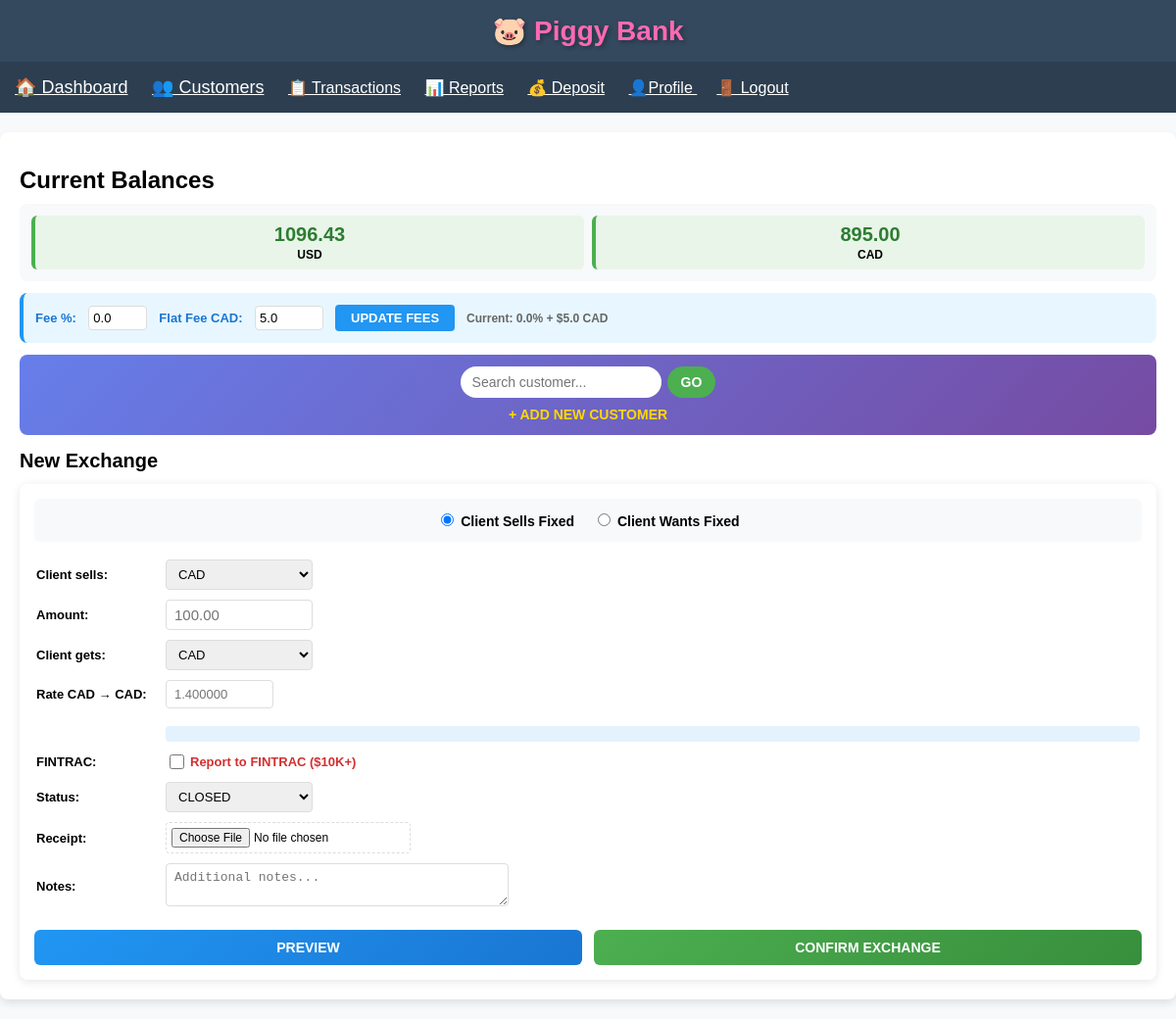
Screenshot of / (signed in) with the database file from the repository.
### app.py (models this page shows)
class Transaction(db.Model):
    id = db.Column(db.Integer, primary_key=True, autoincrement=True)  # AUTO
    tx_ref = db.Column(db.String(11), unique=True, nullable=False, index=True)  # DISPLAY ID
    date = db.Column(db.DateTime, default=datetime.utcnow)
    from_currency = db.Column(db.String(3), nullable=False)
    to_currency = db.Column(db.String(3), nullable=False)
    from_amount = db.Column(db.Float, nullable=False)
    to_amount = db.Column(db.Float, nullable=False)
    exchange_rate = db.Column(db.Float, nullable=False)
    notes = db.Column(db.Text, nullable=True)
    is_fintrac = db.Column(db.Boolean, default=False)
    client_id = db.Column(db.Integer, db.ForeignKey('client.id'), nullable=False)
    receipt_filename = db.Column(db.String(100))
    status = db.Column(db.String(10), default='closed')

### app.py (the view, shortened to what this page needs)
@app.route('/', methods=['GET', 'POST'])
def index():
    global FEE_PERCENTAGE, FLAT_FEE_CAD
    if 'user_id' not in session: return redirect(url_for('login'))
    if request.method == 'POST' and 'update_fees' in request.form:
        FEE_PERCENTAGE = float(request.form['fee_percentage']) / 100
        FLAT_FEE_CAD = float(request.form['flat_fee_cad'])
        flash(f'Fees updated: {FEE_PERCENTAGE*100}% + ${FLAT_FEE_CAD} CAD!')
        return redirect(url_for('index'))
    if request.method == 'POST' and not session.get('selected_client_id'):
        flash('SELECT A CLIENT FIRST!')
        return redirect(url_for('customers'))
    client = Client.query.get(session.get('selected_client_id')) if session.get('selected_client_id') else None
    total_volume_usd = 0
    led_color = '#00FF00'
    balances = get_balances()
    open_transactions = Transaction.query.filter_by(status='pending').all()
    current_fee = round(FEE_PERCENTAGE * 100, 1)
    current_flat_fee = round(FLAT_FEE_CAD, 2)
    return render_template('index.html',
                           client=client, balances=balances, open_transactions=open_transactions,
                           current_fee=current_fee, current_flat_fee=current_flat_fee,
                           total_volume_usd=total_volume_usd, led_color=led_color,
                           fee_percentage=current_fee, flat_fee_cad=current_flat_fee)

### app.py (called while the page is built)
def get_balances():
    if 'user_id' not in session: return {}
    client_id = session.get('selected_client_id')
    if session.get('is_admin') and not client_id:
        transactions = Transaction.query.all()
    else:
        if not client_id: return {}
        transactions = Transaction.query.filter_by(client_id=client_id).all()
    balances = {}
    for tx in transactions:
        if tx.from_amount == 0:
            balances[tx.to_currency] = balances.get(tx.to_currency, 0) + tx.to_amount
        else:
            balances[tx.from_currency] = balances.get(tx.from_currency, 0) + tx.from_amount
            balances[tx.to_currency] = balances.get(tx.to_currency, 0) - tx.to_amount
    return {k: round(v, 2) for k, v in balances.items()}

### templates/index.html (shortened to what this page needs)
{% extends "base.html" %}
{% block content %}
<h1 style="margin:15px 0 10px 0;font-size:24px;">Current Balances</h1>
<div class="balances" style="background:#f8f9fa;padding:12px;border-radius:8px;margin:0 0 12px 0;">
    {% if balances %}
        <div style="display:grid;grid-template-columns:repeat(auto-fit,minmax(120px,1fr));gap:8px;">
            {% for currency, amount in balances.items() %}
                <div style="background:{% if amount >= 0 %}#e8f5e8{% else %}#ffebee{% endif %};padding:8px 6px;border-radius:6px;text-align:center;border-left:4px solid {% if amount >= 0 %}#4caf50{% else %}#f44336{% endif %};">
                    <h3 style="margin:0 0 2px 0;font-size:20px;color:{% if amount >= 0 %}#2e7d32{% else %}#c62828{% endif %};">{{ "%.2f"|format(amount) }}</h3>
                    <p style="margin:0;font-weight:bold;text-transform:uppercase;font-size:12px;">{{ currency }}</p>
                </div>
            {% endfor %}
        </div>
    {% else %}
        <p style="text-align:center;color:#666;font-size:14px;margin:0;">No transactions yet!</p>
    {% endif %}
</div>
<div style="background:#e8f7ff;padding:12px;border-radius:8px;margin:0 0 12px 0;border-left:4px solid #2196f3;">
    <form method="POST">
        <div style="display:flex;gap:12px;align-items:center;flex-wrap:wrap;">
            <div>
                <label style="font-weight:bold;color:#1976d2;font-size:13px;">Fee %:</label>
                <input type="number" name="fee_percentage" value="{{ fee_percentage }}" step="0.1" min="0" max="10"
                       style="width:60px;padding:4px;margin-left:8px;border:1px solid #ddd;border-radius:4px;font-size:13px;"
                       onchange="updateFeePreview()">
            </div>
            <div>
                <label style="font-weight:bold;color:#1976d2;font-size:13px;">Flat Fee CAD:</label>
                <input type="number" name="flat_fee_cad" value="{{ flat_fee_cad }}" step="0.01" min="0" max="50"
                       style="width:70px;padding:4px;margin-left:8px;border:1px solid #ddd;border-radius:4px;font-size:13px;"
                       onchange="updateFeePreview()">
            </div>
            <button type="submit" style="padding:6px 16px;background:#2196f3;color:white;border:none;border-radius:4px;font-weight:bold;cursor:pointer;font-size:13px;">UPDATE FEES</button>
            <div style="font-size:12px;color:#666;font-weight:bold;min-width:120px;">Current: {{ fee_percentage }}% + ${{ flat_fee_cad }} CAD</div>
        </div>
    </form>
</div>
<div style="background:linear-gradient(135deg,#667eea 0%,#764ba2 100%);padding:12px;border-radius:8px;margin:0 0 12px 0;color:white;">
    {% if client %}
        <div style="display:flex;justify-content:space-between;align-items:center;flex-wrap:wrap;gap:8px;">
            <div>
                <strong style="font-size:16px;color:white;">{{ client.first_name }} {{ client.last_name }}</strong><br>
                <small style="opacity:0.95;font-size:12px;color:white;">{{ client.phone|default('—') }} | {{ client.apartment|default('') }} {{ client.civic_number }} {{ client.street }}</small>
            </div>
            <div style="display:flex;gap:6px;">
                <a href="{{ url_for('customers') }}" style="background:rgba(255,255,255,0.2);padding:5px 10px;border-radius:4px;color:white;text-decoration:none;font-size:12px;">Change</a>
                <a href="{{ url_for('edit_client', client_id=client.id) }}" style="background:rgba(255,255,255,0.2);padding:5px 10px;border-radius:4px;color:white;text-decoration:none;font-size:12px;">Edit</a>
            </div>
        </div>
    {% else %}
        <div style="text-align:center;">
            <form method="GET" action="{{ url_for('customers') }}" style="display:inline-flex;gap:6px;max-width:350px;margin:0 auto 8px auto;">
                <input type="text" name="search" placeholder="Search customer..." style="flex:1;padding:8px 12px;border:none;border-radius:20px;font-size:14px;color:black;">
                <button type="submit" style="padding:8px 14px;background:#4caf50;color:white;border:none;border-radius:20px;font-weight:bold;cursor:pointer;font-size:14px;">GO</button>
            </form>
            <br><a href="{{ url_for('customers') }}" style="color:#ffd700;font-weight:bold;font-size:14px;text-decoration:none;">+ ADD NEW CUSTOMER</a>
        </div>
    {% endif %}
</div>
<h2 style="margin:15px 0 12px 0;font-size:20px;">New Exchange</h2>
<form method="POST" enctype="multipart/form-data" style="background:white;padding:15px;border-radius:8px;box-shadow:0 2px 10px rgba(0,0,0,0.1);">
    <div style="background:#f8f9fa;padding:12px;border-radius:6px;margin-bottom:12px;text-align:center;">
        <label style="font-size:14px;font-weight:bold;margin-right:15px;">
            <input type="radio" name="mode" value="client_fixed" checked onchange="updateLabels()">
            Client Sells Fixed
        </label>
        <label style="font-size:14px;font-weight:bold;">
            <input type="radio" name="mode" value="bank_fixed" onchange="updateLabels()">
            Client Wants Fixed
        </label>
    </div>
    <table style="width:100%;font-size:13px;">
        <tr>
            <td style="padding:4px 0;width:130px;"><strong id="fixed_currency_label" style="color:black;">Client sells:</strong></td>
            <td style="padding:4px 0;">
                <select name="fixed_currency" id="fixed_currency" required onchange="toggleSecondRate(); updateRatePreview()" style="padding:6px 8px;font-size:13px;border-radius:4px;border:1px solid #ddd;width:100%;max-width:150px;color:black;">
                    <option value="CAD" selected>CAD</option>
                </select>
            </td>
        </tr>
        <tr>
            <td style="padding:4px 0;"><strong id="fixed_amount_label" style="color:black;">Amount:</strong></td>
            <td style="padding:4px 0;">
                <input type="number" name="fixed_amount" step="0.01" min="5.01" placeholder="100.00" required
                       id="fixed_amount" style="padding:6px 8px;font-size:15px;border-radius:4px;border:1px solid #ddd;width:150px;color:black;"
                       oninput="updateRatePreview()">
            </td>
        </tr>
        <tr>
            <td style="padding:4px 0;"><strong id="other_currency_label" style="color:black;">Gets:</strong></td>
            <td style="padding:4px 0;">
                <select name="other_currency" id="other_currency" required onchange="toggleSecondRate(); updateRatePreview()" style="padding:6px 8px;font-size:13px;border-radius:4px;border:1px solid #ddd;width:100%;max-width:150px;color:black;">
                    <option value="CAD" selected>CAD</option>
                </select>
            </td>
        </tr>
        <tr>
            <td style="padding:4px 0;"><strong style="color:black;">Rate <span id="from_curr_label">CAD</span> → CAD:</strong></td>
            <td style="padding:4px 0;">
                <input type="number" name="rate_to_cad" step="0.000001" placeholder="1.400000" id="rate_to_cad" required
                       style="padding:6px 8px;font-size:13px;border-radius:4px;border:1px solid #ddd;width:110px;color:black;"
                       oninput="updateRatePreview()">
            </td>
        </tr>
        <tr>
            <td style="padding:4px 0;"></td>
            <td style="padding:4px 0;">
                <div id="preview" style="margin-top:8px;font-size:16px;font-weight:bold;color:#1976d2;background:#e3f2fd;padding:8px;border-radius:4px;"></div>
            </td>
        </tr>
        <tr>
            <td style="padding:4px 0;"><strong style="color:black;">FINTRAC:</strong></td>
            <td style="padding:4px 0;">
                <label style="display:flex;align-items:center;font-size:13px;color:#d32f2f;font-weight:bold;">
                    <input type="checkbox" name="is_fintrac" style="margin-right:6px;width:15px;height:15px;">
                    Report to FINTRAC ($10K+)
                </label>
            </td>
        </tr>
        <tr>
            <td style="padding:4px 0;"><strong style="color:black;">Status:</strong></td>
            <td style="padding:4px 0;">
                <select name="status" style="padding:6px 8px;font-size:13px;border-radius:4px;border:1px solid #ddd;width:150px;color:black;">
                    <option value="closed" selected>CLOSED</option>
                </select>
            </td>
        </tr>
        <tr>
            <td style="padding:4px 0;"><strong style="color:black;">Receipt:</strong></td>
            <td style="padding:4px 0;">
                <input type="file" name="receipt" accept=".pdf,.jpg,.jpeg,.png" style="padding:5px;border:1px dashed #ddd;border-radius:4px;width:100%;max-width:250px;font-size:12px;color:black;">
            </td>
        </tr>
        <tr>
            <td style="padding:4px 0;"><strong style="color:black;">Notes:</strong></td>
            <td style="padding:4px 0;">
                <textarea name="notes" rows="2" placeholder="Additional notes..." style="padding:6px 8px;font-size:13px;border-radius:4px;border:1px solid #ddd;width:100%;max-width:350px;resize:vertical;color:black;"></textarea>
            </td>
        </tr>
    </table>
    <div style="display:flex;gap:12px;margin-top:15px;">
        <input type="button" value="PREVIEW" onclick="showPreview()"
               style="flex:1;padding:10px;background:linear-gradient(135deg,#2196f3,#1976d2);color:white;border:none;border-radius:6px;font-size:14px;font-weight:bold;cursor:pointer;">
        <input type="submit" value="CONFIRM EXCHANGE"
               style="flex:1;padding:10px;background:linear-gradient(135deg,#4caf50,#388e3c);color:white;border:none;border-radius:6px;font-size:14px;font-weight:bold;cursor:pointer;">
    </div>
</form>
{% endblock %}

### templates/base.html (style rules this page uses)
* { box-sizing: border-box; }
body { font-family: Arial; margin: 0; padding: 0; background: #f8f9fa; }

### rows the page displays
Transaction: amount "1096.43", to_currency "USD"
Transaction: amount "895.00", to_currency "CAD"

### other values shown
{{ fee_percentage }} "0.0"
{{ flat_fee_cad }} "5.0"
